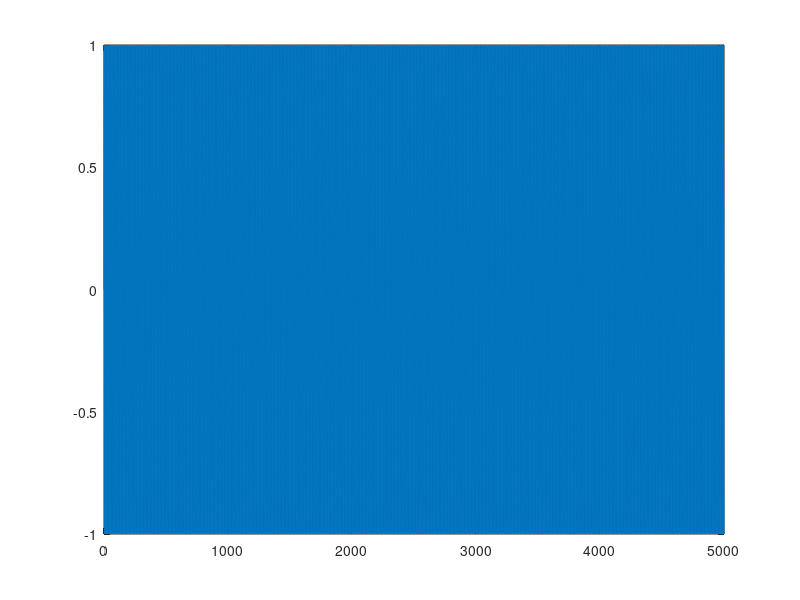
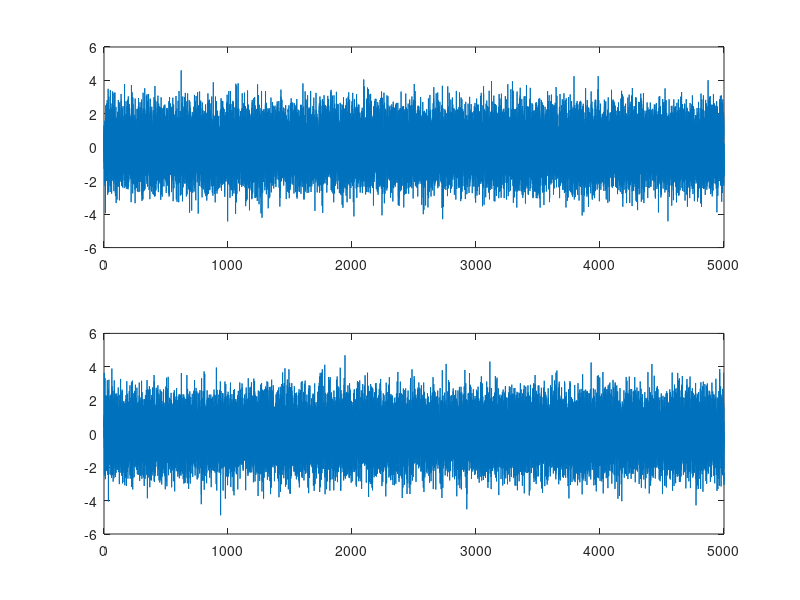

The MATLAB script that drew these images, in order: (Note: this script raises an error after producing the figures.)
%% Coherence check %%

clear all
close all

x=[0:0.2:5000];
y=sin(x);

figure; plot(x,y);

noise=randn(1,length(x));
y1=y+noise;

noise=randn(1,length(x));
y2=y+noise;

figure; 
subplot(2,1,1);
plot(x,y1)
subplot(2,1,2);
plot(x,y2)

%%
fs=250;
[cxy,f]=mscohere(y1,y2,fs,fs/2,[1:100],fs);
figure; 
plot(f,cxy,'b'); hold on;

%% Cut out chunks of data %%

for g=1:100
    % Pick random number %
    rnd=round(abs(rand(1))*(length(y1)-51));
    
    y1(rnd:rnd+50)=[];
    y2(rnd:rnd+50)=[];
end

fs=250;
[cxy,f]=mscohere(y1,y2,fs,fs/2,[1:100],fs);
plot(f,cxy,'r');
legend('Normal data','Chunks cut');

%%

yabs=abs(y1);

figure; plot(yabs)

sabs3=std(yabs)*3;

%% Artifact rejection - longer indexing on either side

ind=yabs>sabs3;

figure; 
sb1=subplot(2,1,1); plot(yabs); 
sb2=subplot(2,1,2); plot(ind);
linkaxes([sb1,sb2],'x')

indsm=smooth(ind,125);
figure; plot(indsm)

ind2=indsm>0.1;

figure; plot(ind2);


